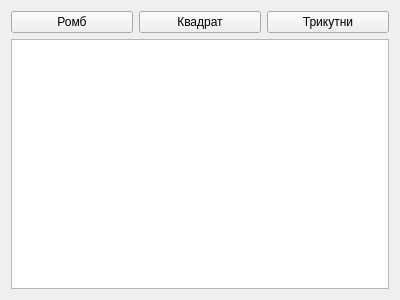
<?xml version="1.0" encoding="UTF-8"?>
<ui version="4.0">
 <class>MainWindow</class>
 <widget class="QMainWindow" name="MainWindow">
  <property name="geometry">
   <rect>
    <x>0</x>
    <y>0</y>
    <width>400</width>
    <height>300</height>
   </rect>
  </property>
  <property name="windowTitle">
   <string>MainWindow</string>
  </property>
  <widget class="QWidget" name="centralWidget">
   <layout class="QGridLayout" name="gridLayout">
    <item row="0" column="0">
     <widget class="QPushButton" name="pushButton">
      <property name="text">
       <string>Ромб</string>
      </property>
     </widget>
    </item>
    <item row="0" column="1">
     <widget class="QPushButton" name="pushButton_2">
      <property name="text">
       <string>Квадрат</string>
      </property>
     </widget>
    </item>
    <item row="0" column="2">
     <widget class="QPushButton" name="pushButton_3">
      <property name="text">
       <string>Трикутни</string>
      </property>
     </widget>
    </item>
    <item row="1" column="0" colspan="3">
     <widget class="QGraphicsView" name="graphicsView"/>
    </item>
   </layout>
  </widget>
  <widget class="QMenuBar" name="menuBar">
   <property name="geometry">
    <rect>
     <x>0</x>
     <y>0</y>
     <width>400</width>
     <height>21</height>
    </rect>
   </property>
  </widget>
 </widget>
 <layoutdefault spacing="6" margin="11"/>
 <resources/>
 <connections/>
</ui>
